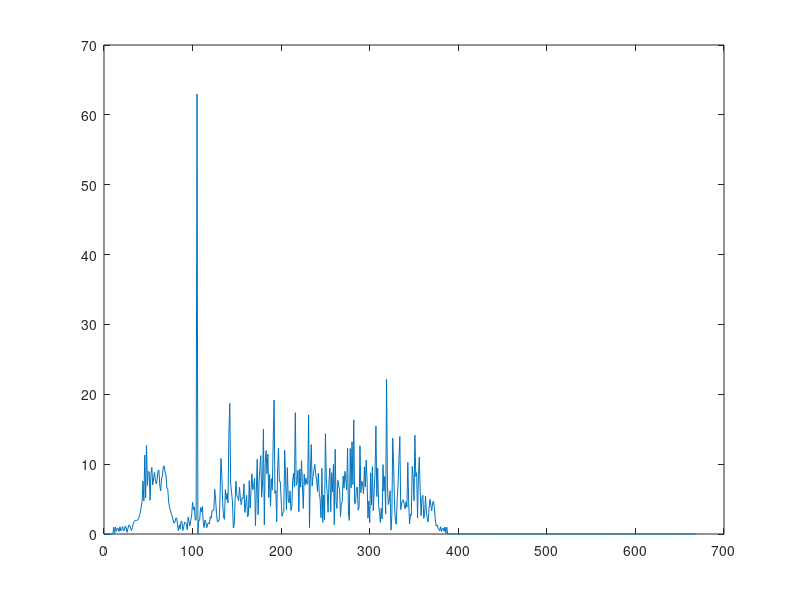

Recreate this plot in MATLAB. (Note: this script raises an error after producing the figure.)
M = 4; % Modulation order
bit_per_symbol = log2(M); % Bits coded per symbol

N = 200; % Number of Sent Symbols 

% Frame Header Arguments
N_zc = 63; % Length of Zadoff Chu
cf = mod(N_zc,2);
q = 0; % Cyclically Shifting coeff
u = 1; % Root of Zadoff Chu Function
n = 0:N_zc-1;

bitstream = randi([0 1],bit_per_symbol,N); % Upper Column is the MSB
oversampling_rate = 8; % Pulse Shaping Oversampling Rate

power_of_twos = 0:1:bit_per_symbol-1; % Decimal Value of Bits

decimal_values = 2.^flip(power_of_twos); % Decimal Value of Bit Stack
index = decimal_values * bitstream; % Bitstream as Symbol Indexes

% Data Package
zero_bit_stream = zeros(1,10);
empty_bit_stream = repmat([1, -1], 1, 16);

frame_header_stream = exp(-1i*pi*u.*n.*(n + cf + 2*q) / N_zc); % Zadoff Chu Sequence as Frame Header

parity_bit_stream = repmat([1, -1], 1, 5);

% Modulated Data
signals = exp(1j*((2*pi*index/M)+pi/4)); % MPSK Signal Stream 

data = [zero_bit_stream, empty_bit_stream, frame_header_stream, parity_bit_stream, signals, parity_bit_stream, zero_bit_stream];
%data = signals;

autocorr=xcorr(frame_header_stream, data(end:-1:1) );
plot(abs(autocorr))
% Pulse Shaping
upsampled_data = upsample(data,oversampling_rate);

txfilter = rcosdesign(0.55,10,8,"sqrt");

x=conv(upsampled_data,txfilter,"same"); % Transmitted Waveform
IF_frequency=1.3;
fs=3*IF_frequency;
Ts=1/fs;
% time_vector=0:Ts:((Ts)*(length(x)-1))+1;
time_vector=0:length(x)-1;

% IF_signal=x.*cos(2*pi*IF_frequency*time_vector);
IF_signal=x.*exp(-1i*2*pi*IF_frequency*time_vector);

% spectrum_baseband=fft(x);
% spectrum_IF=fft(IF_signal);
% frequency_vector=linspace(0,length(x),length(spectrum_baseband));
% 
% figure(1)
% plot(abs(spectrum_baseband))
% 
% figure(2)
% plot(abs(spectrum_IF))

tx=comm.SDRuTransmitter("Platform","B200", ...
    "CenterFrequency",400*1e6,"SerialNum","31FD9A5","Gain",45);

% Transmit The Signal 1000 Times
for i=1:1:1000
    tx(transpose(IF_signal));
end

release(tx);